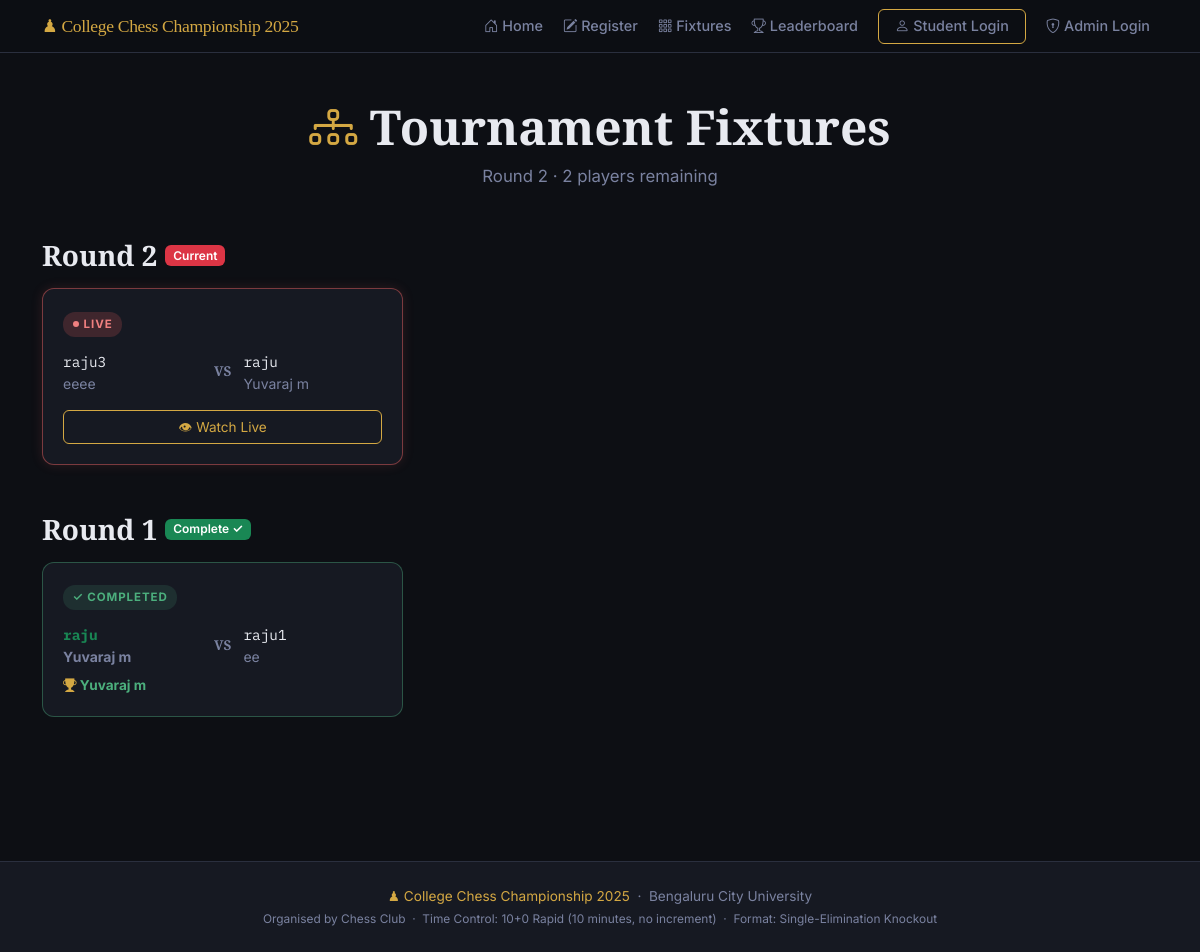
The app's page /fixtures, older data.
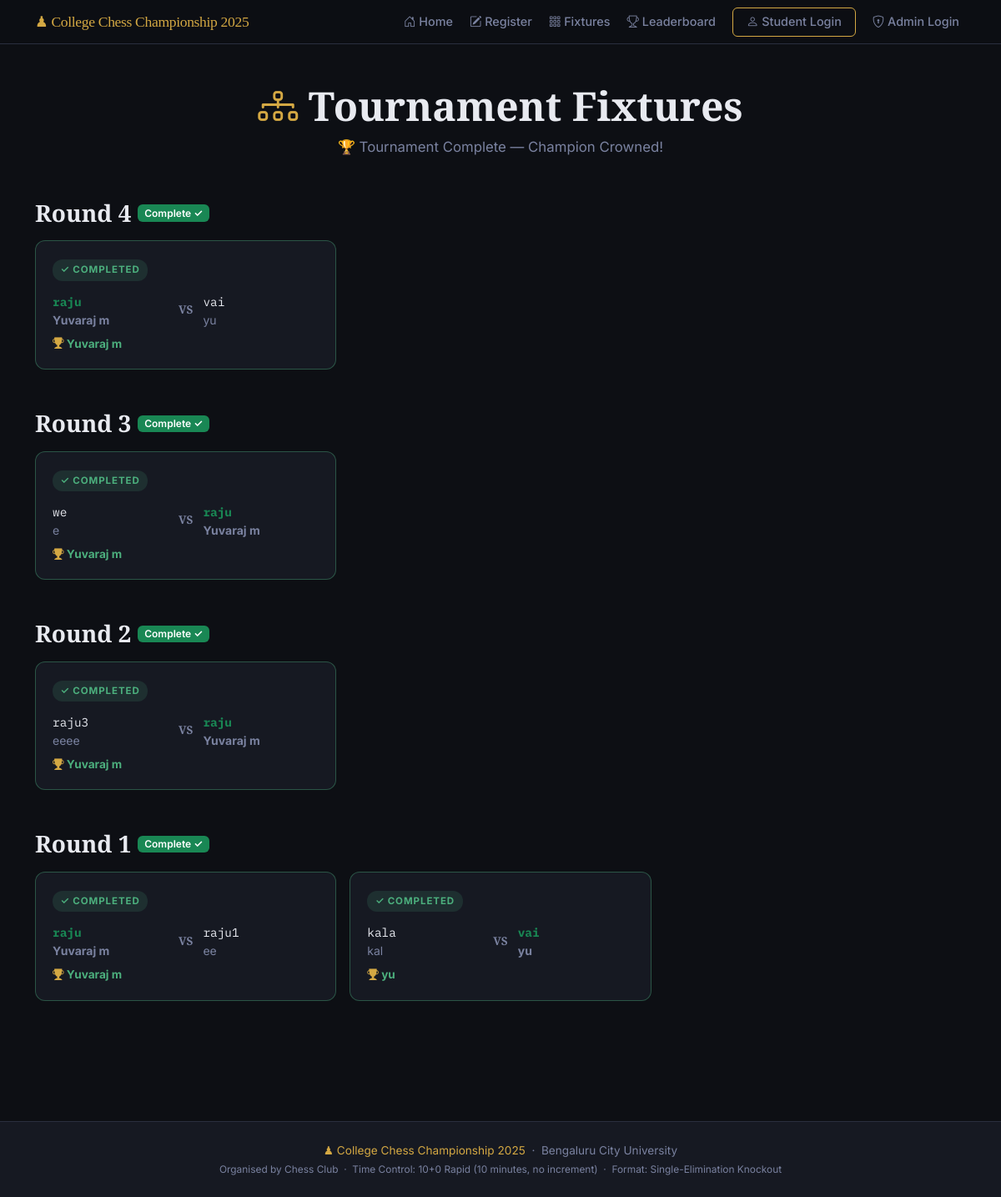
The same page, newer data.
### models.py (models this page shows, shortened)
class Match(db.Model):
    __tablename__ = "matches"
    id = db.Column(db.Integer, primary_key=True)
    round_number = db.Column(db.Integer, nullable=False)   # 1 = Round 1, 2 = QF, etc.
    round_label  = db.Column(db.String(50), nullable=True) # e.g. "Quarter-Final"
    player1_id = db.Column(db.Integer, db.ForeignKey("players.id"), nullable=False)
    player2_id = db.Column(db.Integer, db.ForeignKey("players.id"), nullable=True)
    winner_id = db.Column(db.Integer, db.ForeignKey("players.id"), nullable=True)
    status = db.Column(db.String(20), default="pending", nullable=False)
    created_at   = db.Column(db.DateTime, default=datetime.utcnow)
    completed_at = db.Column(db.DateTime, nullable=True)
    board_state   = db.Column(db.Text, nullable=True)       # JSON string of 8x8 board
    move_history  = db.Column(db.Text, default='[]')         # JSON array of move notations
    last_move     = db.Column(db.String(20), nullable=True)  # Last move in algebraic notation
    current_turn  = db.Column(db.String(10), default='white') # 'white' or 'black'
    move_count    = db.Column(db.Integer, default=0)          # Total moves played
    notes = db.Column(db.String(300), nullable=True)

class Player(db.Model):
    __tablename__ = "players"
    id = db.Column(db.Integer, primary_key=True)
    full_name      = db.Column(db.String(100), nullable=False)
    roll_number    = db.Column(db.String(50),  unique=True, nullable=False)
    chess_username = db.Column(db.String(50),  unique=True, nullable=False)
    whatsapp       = db.Column(db.String(20),  nullable=False)
    registered_at = db.Column(db.DateTime, default=datetime.utcnow)
    is_approved   = db.Column(db.Boolean, default=False)   # Admin must approve
    is_eliminated = db.Column(db.Boolean, default=False)   # Set True after a loss
    wins      = db.Column(db.Integer, default=0)   # Total match wins
    losses    = db.Column(db.Integer, default=0)   # Total match losses
    points    = db.Column(db.Integer, default=0)   # 1 per win, used for ranking
    bye_count = db.Column(db.Integer, default=0)   # Number of byes received
    matches_as_p1 = db.relationship(
        "Match", foreign_keys="Match.player1_id",
        backref="player1", lazy="dynamic"
    )
    matches_as_p2 = db.relationship(
        "Match", foreign_keys="Match.player2_id",
        backref="player2", lazy="dynamic"
    )
    matches_won = db.relationship(
        "Match", foreign_keys="Match.winner_id",
        backref="winner", lazy="dynamic"
    )

### app.py (the view)
    @app.route("/fixtures")
    def fixtures():
        max_round = db.session.query(db.func.max(Match.round_number)).scalar() or 0
        rounds_data = []
        for r in range(1, max_round + 1):
            matches = Match.query.filter_by(round_number=r).order_by(Match.id).all()
            all_done = all(m.status in ('completed', 'bye') for m in matches)
            rounds_data.append({'round_number': r, 'matches': matches, 'all_done': all_done})
        active = Player.query.filter_by(is_approved=True, is_eliminated=False).count()
        return render_template('fixtures.html', rounds_data=rounds_data, current_round=max_round, active_players=active)

### templates/fixtures.html (shortened to what this page needs)
{% extends "base.html" %}
{% block content %}
<section class="py-5">
  <div class="container">
    <div class="text-center mb-5">
      <h1 class="chess-display-title mb-2">
        <i class="bi bi-diagram-3 chess-gold"></i> Tournament Fixtures
      </h1>
      <p class="chess-lead mx-auto">
        {% if active_players == 1 %}
          🏆 Tournament Complete — Champion Crowned!
        {% elif current_round > 0 %}
          Round {{ current_round }} · {{ active_players }} players remaining
        {% else %}
          No rounds generated yet.
        {% endif %}
      </p>
    </div>
    {% for rd in rounds_data|reverse %}
    <div class="mb-5">
      <div class="d-flex align-items-center gap-2 mb-3">
        <h3 class="chess-section-title mb-0">Round {{ rd.round_number }}</h3>
        {% if rd.all_done %}
          <span class="badge bg-success">Complete ✓</span>
        {% elif rd.round_number == current_round %}
          <span class="badge bg-danger">Current</span>
        {% endif %}
      </div>
      <div class="row g-3">
        {% for m in rd.matches %}
        <div class="col-md-6 col-lg-4">
          <div class="fixture-card {% if m.status == 'completed' %}completed{% elif m.status == 'in_progress' %}live{% elif m.status == 'bye' %}bye{% endif %}">
            <div class="fixture-badge-row">
              {% if m.status == 'pending' %}
                <span class="fixture-badge pending">⏳ PENDING</span>
              {% elif m.status == 'in_progress' %}
                <span class="fixture-badge live"><span class="live-dot"></span> LIVE</span>
              {% elif m.status == 'completed' %}
                <span class="fixture-badge completed">✓ COMPLETED</span>
              {% elif m.status == 'bye' %}
                <span class="fixture-badge bye">↑ BYE</span>
              {% endif %}
            </div>
            <div class="fixture-players">
              <div class="fixture-player {% if m.winner_id == m.player1_id %}fw-bold text-success{% endif %}">
                <span class="chess-mono">{{ m.player1.chess_username }}</span>
                <span class="small text-muted d-block">{{ m.player1.full_name }}</span>
              </div>
              {% if m.player2 %}
              <div class="fixture-vs">VS</div>
              <div class="fixture-player {% if m.winner_id == m.player2_id %}fw-bold text-success{% endif %}">
                <span class="chess-mono">{{ m.player2.chess_username }}</span>
                <span class="small text-muted d-block">{{ m.player2.full_name }}</span>
              </div>
              {% else %}
              <div class="fixture-vs">BYE</div>
              <div class="fixture-player text-muted"><em>Auto-advance</em></div>
              {% endif %}
            </div>
            {% if m.winner %}
            <div class="fixture-winner">
              <i class="bi bi-trophy-fill chess-gold"></i>
              {{ m.winner.full_name }}
            </div>
            {% endif %}
            {% if m.status == 'in_progress' %}
              {% if session.get('student_id') in [m.player1_id, m.player2_id] %}
                <a href="{{ url_for('play_match', match_id=m.id) }}" class="btn chess-btn-primary btn-sm w-100 mt-2">♟ Play Match</a>
              {% else %}
                <a href="{{ url_for('watch_match', match_id=m.id) }}" class="btn chess-btn-outline btn-sm w-100 mt-2">👁 Watch Live</a>
              {% endif %}
            {% endif %}
          </div>
        </div>
        {% endfor %}
      </div>
    </div>
    {% else %}
    <div class="chess-card text-center py-5">
      <i class="bi bi-hourglass fs-1 chess-gold"></i>
      <p class="mt-3 text-muted">No fixtures have been generated yet. Check back after the admin creates the first round.</p>
    </div>
    {% endfor %}
  </div>
</section>
{% endblock %}

### templates/base.html (shortened to what this page needs)
<!DOCTYPE html>
<html lang="en">
<head>
  <link rel="stylesheet"
        href="https://cdn.jsdelivr.net/npm/bootstrap@5.3.3/dist/css/bootstrap.min.css" />
  <link rel="stylesheet"
        href="https://cdn.jsdelivr.net/npm/bootstrap-icons@1.11.3/font/bootstrap-icons.min.css" />
  <link rel="stylesheet" href="{{ url_for('static', filename='css/style.css') }}" />
</head>
<body>
  <nav class="navbar navbar-expand-lg navbar-dark chess-navbar sticky-top">
    <div class="container">
      <a class="navbar-brand chess-brand" href="{{ url_for('index') }}">
        ♟ {{ tournament_name }}
      </a>
      <div class="collapse navbar-collapse" id="navMenu">
        <ul class="navbar-nav ms-auto align-items-lg-center gap-1">
          <li class="nav-item">
            <a class="nav-link" href="{{ url_for('index') }}">
              <i class="bi bi-house-door"></i> Home
            </a>
          </li>
          <li class="nav-item">
            <a class="nav-link" href="{{ url_for('register') }}">
              <i class="bi bi-pencil-square"></i> Register
            </a>
          </li>
          <li class="nav-item">
            <a class="nav-link" href="{{ url_for('fixtures') }}">
              <i class="bi bi-grid-3x3-gap"></i> Fixtures
            </a>
          </li>
          <li class="nav-item">
            <a class="nav-link" href="{{ url_for('leaderboard') }}">
              <i class="bi bi-trophy"></i> Leaderboard
            </a>
          </li>
          {% if session.get('student_roll') %}
            <li class="nav-item">
              <a class="nav-link" href="{{ url_for('student_dashboard') }}">
                <i class="bi bi-person-circle"></i> My Dashboard
              </a>
            </li>
            <li class="nav-item">
              <a class="nav-link text-warning" href="{{ url_for('student_logout') }}">
                <i class="bi bi-box-arrow-right"></i> Log Out
              </a>
            </li>
          {% else %}
            <li class="nav-item">
              <a class="nav-link chess-btn-outline btn btn-sm ms-2"
                 href="{{ url_for('student_login') }}">
                <i class="bi bi-person"></i> Student Login
              </a>
            </li>
          {% endif %}
          {% if session.get('admin_logged_in') %}
            <li class="nav-item">
              <a class="nav-link btn btn-sm btn-warning ms-2 text-dark fw-bold"
                 href="{{ url_for('admin_dashboard') }}">
                <i class="bi bi-shield-lock"></i> Admin Panel
              </a>
            </li>
          {% else %}
            <li class="nav-item">
              <a class="nav-link btn btn-sm btn-outline-warning ms-2"
                 href="{{ url_for('admin_login') }}">
                <i class="bi bi-shield-lock"></i> Admin Login
              </a>
            </li>
          {% endif %}
        </ul>
      </div>
    </div>
  </nav>
  <main>
    {% block content %}{% endblock %}
  </main>
  <footer class="chess-footer mt-5 py-4">
    <div class="container text-center">
      <p class="mb-1">
        <span class="chess-gold">♟ {{ tournament_name }}</span>
        &nbsp;·&nbsp; {{ college_name }}
      </p>
      <p class="text-muted small mb-0">
        Organised by {{ organizer_name }}
        &nbsp;·&nbsp;
        Time Control: {{ time_control }}
        &nbsp;·&nbsp;
        Format: {{ tournament_format }}
      </p>
    </div>
  </footer>
</body>
</html>

### static/css/style.css (style rules this page uses)
:root { --chess-bg: #0d0f14; --chess-surface: #161922; --chess-surface-2: #1e2230; --chess-border: #2a2f3e; --chess-gold: #d4a843; --chess-gold-light: #e8c26a; --chess-text: #e8eaf0; --chess-muted: #7a82a0; --chess-success: #4caf7d; --chess-danger: #e05c5c; --chess-warning: #f0a84b; --font-display: "Playfair Display", Georgia, serif; --font-mono: "IBM Plex Mono", "Courier New", monospace; --font-body: "Inter", system-ui, sans-serif; --radius-sm: 6px; --radius-md: 12px; --radius-lg: 20px; --transition: 0.2s ease; }
body { background-color: var(--chess-bg); color: var(--chess-text); font-family: var(--font-body); min-height: 100vh; }
a { color: var(--chess-gold); }
.chess-gold { color: var(--chess-gold) !important; }
.chess-mono { font-family: var(--font-mono); font-size: 0.9em; }
.text-muted { color: var(--chess-muted) !important; }
.badge { font-weight: 600; }
.chess-navbar { background: rgba(13, 15, 20, 0.95); backdrop-filter: blur(12px); border-bottom: 1px solid var(--chess-border); }
.chess-brand { font-family: var(--font-display); font-size: 1.1rem; color: var(--chess-gold) !important; letter-spacing: -0.02em; }
.navbar-nav .nav-link { color: var(--chess-muted) !important; font-size: 0.9rem; font-weight: 500; padding: 0.4rem 0.8rem; border-radius: var(--radius-sm); transition: color var(--transition), background var(--transition); }
.chess-btn-outline { border: 1px solid var(--chess-gold) !important; color: var(--chess-gold) !important; background: transparent; padding: 0.35rem 1rem !important; font-size: 0.85rem; border-radius: var(--radius-sm) !important; }
.chess-display-title { font-family: var(--font-display); font-size: clamp(1.8rem, 5vw, 3rem); font-weight: 900; line-height: 1.1; color: var(--chess-text); }
.chess-lead { font-size: 1.05rem; color: var(--chess-muted); max-width: 600px; line-height: 1.7; }
.chess-section-title { font-family: var(--font-display); font-weight: 700; color: var(--chess-text); }
.chess-footer { background: var(--chess-surface); border-top: 1px solid var(--chess-border); color: var(--chess-muted); font-size: 0.85rem; }
.fixture-card { background: var(--chess-surface); border: 1px solid var(--chess-border); border-radius: var(--radius-md); padding: 1.25rem; height: 100%; transition: border-color var(--transition); }
.fixture-card.completed { border-color: rgba(76,175,125,0.4); }
.fixture-badge-row { margin-bottom: 0.75rem; }
.fixture-badge { display: inline-flex; align-items: center; gap: 5px; font-size: 0.72rem; font-weight: 700; text-transform: uppercase; letter-spacing: 0.08em; padding: 0.25rem 0.6rem; border-radius: 12px; }
.fixture-badge.completed { background: rgba(76,175,125,0.15); color: var(--chess-success); }
.fixture-players { display: flex; align-items: center; gap: 0.5rem; flex-wrap: wrap; margin-bottom: 0.5rem; }
.fixture-player { flex: 1; min-width: 0; }
.fixture-vs { font-family: var(--font-display); font-weight: 900; font-size: 0.85rem; color: var(--chess-muted); flex-shrink: 0; padding: 0 0.25rem; }
.fixture-winner { font-weight: 700; color: var(--chess-success); font-size: 0.85rem; margin-top: 0.5rem; }

Row changes from the older to the newer data that the page shows:
added Match: status "✓ COMPLETED", player1.chess_username "raju", player1.full_name "Yuvaraj m", player2.chess_username "vai", player2.full_name "yu", winner.full_name "Yuvaraj m", shown under "4"
added Match: status "✓ COMPLETED", player1.chess_username "we", player1.full_name "e", player2.chess_username "raju", player2.full_name "Yuvaraj m", winner.full_name "Yuvaraj m", shown under "3"
changed Match "raju3": status "in_progress" → "completed" (drawn); winner_id empty → 1 (drawn)
added Match: status "✓ COMPLETED", player1.chess_username "kala", player1.full_name "kal", player2.chess_username "vai", player2.full_name "yu", winner.full_name "yu", shown under "1"
Text that changed along with them:
{{ current_round }}: "2" → (not shown)
{{ active_players }}: "2" → (not shown)
text no longer shown: "Round · players remaining"
text now shown: "🏆 Tournament Complete — Champion Crowned!"
new list line: "Round 4 Complete ✓"
new list line: "Round 3 Complete ✓"
list line gone: "Current"
new list line: "Complete ✓"
list line gone: "LIVE 👁 Watch Live"
new list line: "✓ COMPLETED Yuvaraj m"
